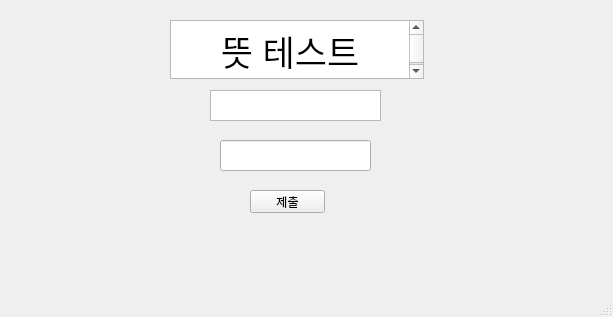
<?xml version="1.0" encoding="UTF-8"?>
<ui version="4.0">
 <class>MainWindow</class>
 <widget class="QMainWindow" name="MainWindow">
  <property name="geometry">
   <rect>
    <x>0</x>
    <y>0</y>
    <width>613</width>
    <height>317</height>
   </rect>
  </property>
  <property name="windowTitle">
   <string>MainWindow</string>
  </property>
  <widget class="QWidget" name="centralwidget">
   <widget class="QPushButton" name="pushButton">
    <property name="geometry">
     <rect>
      <x>250</x>
      <y>190</y>
      <width>75</width>
      <height>23</height>
     </rect>
    </property>
    <property name="maximumSize">
     <size>
      <width>75</width>
      <height>31</height>
     </size>
    </property>
    <property name="text">
     <string>제출</string>
    </property>
   </widget>
   <widget class="QTextEdit" name="textEdit">
    <property name="geometry">
     <rect>
      <x>170</x>
      <y>20</y>
      <width>254</width>
      <height>59</height>
     </rect>
    </property>
    <property name="maximumSize">
     <size>
      <width>261</width>
      <height>61</height>
     </size>
    </property>
    <property name="html">
     <string>&lt;!DOCTYPE HTML PUBLIC &quot;-//W3C//DTD HTML 4.0//EN&quot; &quot;http://www.w3.org/TR/REC-html40/strict.dtd&quot;&gt;
&lt;html&gt;&lt;head&gt;&lt;meta name=&quot;qrichtext&quot; content=&quot;1&quot; /&gt;&lt;meta charset=&quot;utf-8&quot; /&gt;&lt;style type=&quot;text/css&quot;&gt;
p, li { white-space: pre-wrap; }
hr { height: 1px; border-width: 0; }
li.unchecked::marker { content: &quot;\2610&quot;; }
li.checked::marker { content: &quot;\2612&quot;; }
&lt;/style&gt;&lt;/head&gt;&lt;body style=&quot; font-family:'맑은 고딕'; font-size:9pt; font-weight:400; font-style:normal;&quot;&gt;
&lt;p align=&quot;center&quot; style=&quot; margin-top:0px; margin-bottom:0px; margin-left:0px; margin-right:0px; -qt-block-indent:0; text-indent:0px;&quot;&gt;&lt;span style=&quot; font-size:26pt;&quot;&gt;뜻 테스트&lt;/span&gt;&lt;/p&gt;&lt;/body&gt;&lt;/html&gt;</string>
    </property>
   </widget>
   <widget class="QPlainTextEdit" name="plainTextEdit">
    <property name="geometry">
     <rect>
      <x>210</x>
      <y>90</y>
      <width>171</width>
      <height>31</height>
     </rect>
    </property>
   </widget>
   <widget class="QLineEdit" name="lineEdit">
    <property name="geometry">
     <rect>
      <x>220</x>
      <y>140</y>
      <width>151</width>
      <height>31</height>
     </rect>
    </property>
   </widget>
  </widget>
  <widget class="QMenuBar" name="menubar">
   <property name="geometry">
    <rect>
     <x>0</x>
     <y>0</y>
     <width>613</width>
     <height>22</height>
    </rect>
   </property>
  </widget>
  <widget class="QStatusBar" name="statusbar"/>
 </widget>
 <resources/>
 <connections/>
</ui>
